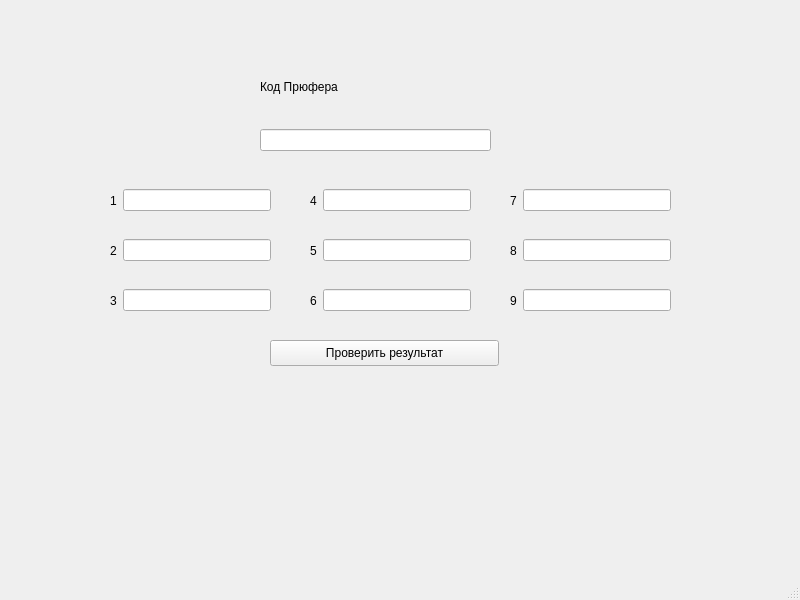
<?xml version="1.0" encoding="UTF-8"?>
<ui version="4.0">
 <class>task2</class>
 <widget class="QMainWindow" name="task2">
  <property name="geometry">
   <rect>
    <x>0</x>
    <y>0</y>
    <width>800</width>
    <height>600</height>
   </rect>
  </property>
  <property name="windowTitle">
   <string>MainWindow</string>
  </property>
  <widget class="QWidget" name="centralwidget">
   <widget class="QWidget" name="verticalLayoutWidget">
    <property name="geometry">
     <rect>
      <x>260</x>
      <y>50</y>
      <width>231</width>
      <height>101</height>
     </rect>
    </property>
    <layout class="QVBoxLayout" name="verticalLayout">
     <item>
      <widget class="QLabel" name="label">
       <property name="text">
        <string>Код Прюфера</string>
       </property>
      </widget>
     </item>
     <item>
      <widget class="QLineEdit" name="prufer"/>
     </item>
    </layout>
   </widget>
   <widget class="QWidget" name="horizontalLayoutWidget">
    <property name="geometry">
     <rect>
      <x>110</x>
      <y>180</y>
      <width>161</width>
      <height>41</height>
     </rect>
    </property>
    <layout class="QHBoxLayout" name="horizontalLayout">
     <item>
      <widget class="QLabel" name="label_2">
       <property name="text">
        <string>1</string>
       </property>
      </widget>
     </item>
     <item>
      <widget class="QLineEdit" name="lineEdit1"/>
     </item>
    </layout>
   </widget>
   <widget class="QWidget" name="horizontalLayoutWidget_2">
    <property name="geometry">
     <rect>
      <x>110</x>
      <y>230</y>
      <width>161</width>
      <height>41</height>
     </rect>
    </property>
    <layout class="QHBoxLayout" name="horizontalLayout_3">
     <item>
      <widget class="QLabel" name="label_3">
       <property name="text">
        <string>2</string>
       </property>
      </widget>
     </item>
     <item>
      <widget class="QLineEdit" name="lineEdit2"/>
     </item>
    </layout>
   </widget>
   <widget class="QWidget" name="horizontalLayoutWidget_3">
    <property name="geometry">
     <rect>
      <x>110</x>
      <y>280</y>
      <width>161</width>
      <height>41</height>
     </rect>
    </property>
    <layout class="QHBoxLayout" name="horizontalLayout_4">
     <item>
      <widget class="QLabel" name="label_4">
       <property name="text">
        <string>3</string>
       </property>
      </widget>
     </item>
     <item>
      <widget class="QLineEdit" name="lineEdit3"/>
     </item>
    </layout>
   </widget>
   <widget class="QWidget" name="horizontalLayoutWidget_4">
    <property name="geometry">
     <rect>
      <x>310</x>
      <y>180</y>
      <width>161</width>
      <height>41</height>
     </rect>
    </property>
    <layout class="QHBoxLayout" name="horizontalLayout_5">
     <item>
      <widget class="QLabel" name="label_5">
       <property name="text">
        <string>4</string>
       </property>
      </widget>
     </item>
     <item>
      <widget class="QLineEdit" name="lineEdit4"/>
     </item>
    </layout>
   </widget>
   <widget class="QWidget" name="horizontalLayoutWidget_5">
    <property name="geometry">
     <rect>
      <x>310</x>
      <y>230</y>
      <width>161</width>
      <height>41</height>
     </rect>
    </property>
    <layout class="QHBoxLayout" name="horizontalLayout_6">
     <item>
      <widget class="QLabel" name="label_6">
       <property name="text">
        <string>5</string>
       </property>
      </widget>
     </item>
     <item>
      <widget class="QLineEdit" name="lineEdit5"/>
     </item>
    </layout>
   </widget>
   <widget class="QWidget" name="horizontalLayoutWidget_6">
    <property name="geometry">
     <rect>
      <x>310</x>
      <y>280</y>
      <width>161</width>
      <height>41</height>
     </rect>
    </property>
    <layout class="QHBoxLayout" name="horizontalLayout_7">
     <item>
      <widget class="QLabel" name="label_7">
       <property name="text">
        <string>6</string>
       </property>
      </widget>
     </item>
     <item>
      <widget class="QLineEdit" name="lineEdit6"/>
     </item>
    </layout>
   </widget>
   <widget class="QWidget" name="horizontalLayoutWidget_7">
    <property name="geometry">
     <rect>
      <x>510</x>
      <y>180</y>
      <width>161</width>
      <height>41</height>
     </rect>
    </property>
    <layout class="QHBoxLayout" name="horizontalLayout_8">
     <item>
      <widget class="QLabel" name="label_8">
       <property name="text">
        <string>7</string>
       </property>
      </widget>
     </item>
     <item>
      <widget class="QLineEdit" name="lineEdit7"/>
     </item>
    </layout>
   </widget>
   <widget class="QWidget" name="horizontalLayoutWidget_8">
    <property name="geometry">
     <rect>
      <x>510</x>
      <y>230</y>
      <width>161</width>
      <height>41</height>
     </rect>
    </property>
    <layout class="QHBoxLayout" name="horizontalLayout_9">
     <item>
      <widget class="QLabel" name="label_9">
       <property name="text">
        <string>8</string>
       </property>
      </widget>
     </item>
     <item>
      <widget class="QLineEdit" name="lineEdit8"/>
     </item>
    </layout>
   </widget>
   <widget class="QWidget" name="horizontalLayoutWidget_9">
    <property name="geometry">
     <rect>
      <x>510</x>
      <y>280</y>
      <width>161</width>
      <height>41</height>
     </rect>
    </property>
    <layout class="QHBoxLayout" name="horizontalLayout_10">
     <item>
      <widget class="QLabel" name="label_10">
       <property name="text">
        <string>9</string>
       </property>
      </widget>
     </item>
     <item>
      <widget class="QLineEdit" name="lineEdit9"/>
     </item>
    </layout>
   </widget>
   <widget class="QPushButton" name="button_decode">
    <property name="geometry">
     <rect>
      <x>270</x>
      <y>340</y>
      <width>229</width>
      <height>26</height>
     </rect>
    </property>
    <property name="text">
     <string>Проверить результат</string>
    </property>
   </widget>
   <widget class="QLabel" name="result">
    <property name="geometry">
     <rect>
      <x>160</x>
      <y>380</y>
      <width>431</width>
      <height>61</height>
     </rect>
    </property>
    <property name="font">
     <font>
      <pointsize>24</pointsize>
      <bold>true</bold>
     </font>
    </property>
    <property name="text">
     <string/>
    </property>
   </widget>
  </widget>
  <widget class="QMenuBar" name="menubar">
   <property name="geometry">
    <rect>
     <x>0</x>
     <y>0</y>
     <width>800</width>
     <height>23</height>
    </rect>
   </property>
  </widget>
  <widget class="QStatusBar" name="statusbar"/>
 </widget>
 <resources/>
 <connections/>
</ui>
